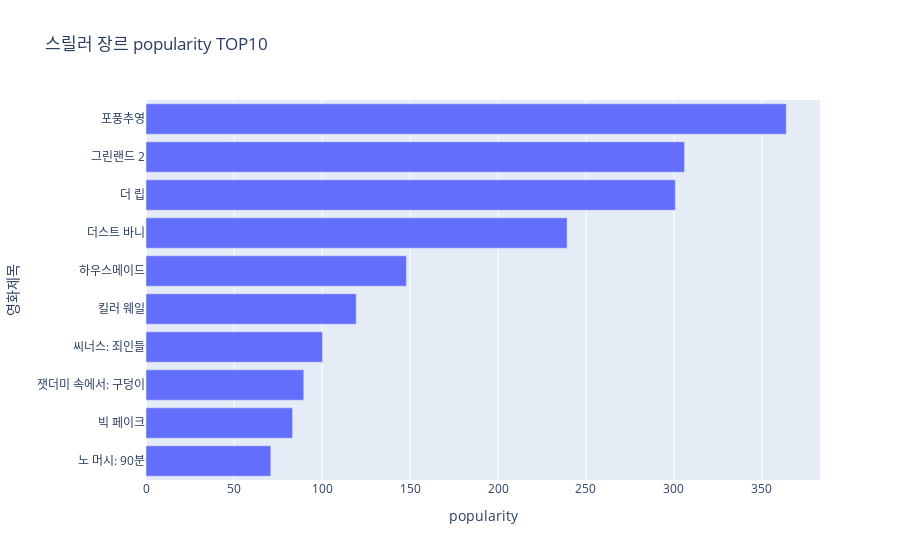

Notebook code cell kept with this figure:
### Markdown cell above
- [12, 15, 18, 20, 22, 25, 30, 35, 40, 100]
- 일반적으로 데이터를 분석할 때, 평균을 사용하기도 하지만 중앙(간)값 = 물리적인 가운데 값
- 짝수 / 홀수
- 짝수 일 때 = 중간 값 두개 더한 평균
- 홀수 일 때 = 그 가운데 1개 값
- median = (22 + 25) / 2 = 23.5
- 하위 50% = 12, 15, 18, 20, 22
   - 하위 50% 의 중앙값 = 1사분위 = Q1 = 18 (하위 25%)
- 상위 50% = 25, 30, 35, 40, 100
   - 상위 50% 의 중앙값 = 3사분위 = Q3 = 35 (상위 25%)
- IQR = InterQuartile Range = 중앙값 기준 퍼짐 정도
   - Q3 - Q1 = 35 - 18 = 17
- Lower Fence : 하한치 = Q1 - IQR X 1.5  = 18 - (17 * 1.5) = 18 - 25.5 = -7.5
- Upper Fence : 상한치 = Q3 + IQR X 1.5 = 35 + (17 * 1.5) = 35 + 25.5 = 60.5
- min = 12
- max = 40 (100이 될 수 없는 것은 상한치 보다 높기 때문!!)
- 이상치 = 100 = Outlier
- mean = (12 + 15 + 18 + 20 + 22 + 30 + 35 + 40 + 100) / 10 => 평균 = 31.7
- 편차 = 평균에서의 차이 12 - 31.7 = 19.7 / -16.7 / -13.7 ~~~~~ 68.3
- 음.양 x 평균으로 부터 대체적으로 얼만큼 떨어져 있느냐?
- 표준편차 = 모든 편차의 평균
- 제곱편차 = 388.09 / 278.89 / 187.69 ~~~~ 4664.89 => 5878.10
- 제곱편차 / n (10) = 모(집단)분산 = 587.81 => 10개라는 데이터가 확실하게 고정
- 제곱편차 / n - 1 (9) = 표(본)분산 = 653.12 => 1000만개 -> 과소추정법칙
- r 587.81 = 24.24 # r 루트
- r 653.12 = 25.55

### Code cell
TARGET_GENRE = "스릴러"
TOP_N = 10

tmp = df_g[df_g["genre"] == TARGET_GENRE].copy()
tmp = tmp.dropna(subset=["popularity"])
tmp = tmp.sort_values("popularity", ascending=False).head(TOP_N)

fig = px.bar(
    tmp.sort_values("popularity"),
    x = "popularity",
    y = "title",
    hover_data=["vote_average", "vote_count", "original_language"],
    title=f"{TARGET_GENRE} 장르 popularity TOP{TOP_N}"
)

fig.update_layout(xaxis_title = "popularity", yaxis_title = "영화제목")
fig.show()

### Figure 1 — Plotly figure (JSON) as saved in the notebook; plotly's stock layout.template omitted (floating-point values rounded to 4 significant figures)
{"data": [{"alignmentgroup": "True", "customdata": [[6.873, 71, "en"], [6.513, 75, "it"], [3.8, 15, "ar"], [7.485, 3424, "en"], [5.693, 44, "en"], [7.108, 549, "en"], [6.6, 128, "en"], [7.049, 860, "en"], [6.59, 134, "en"], [7.213, 350, "zh"]], "hovertemplate": "popularity=%{x}<br>title=%{y}<br>vote_average=%{customdata[0]}<br>vote_count=%{customdata[1]}<br>original_language=%{customdata[2]}<extra></extra>", "legendgroup": "", "marker": {"color": "#636efa", "pattern": {"shape": ""}}, "name": "", "offsetgroup": "", "orientation": "h", "showlegend": false, "textposition": "auto", "type": "bar", "x": [70.93, 83.29, 89.66, 100.3, 119.4, 148.0, 239.2, 300.8, 306.0, 363.8], "xaxis": "x", "y": ["노 머시: 90분", "빅 페이크", "잿더미 속에서: 구덩이", "씨너스: 죄인들", "킬러 웨일", "하우스메이드", "더스트 바니", "더 립", "그린랜드 2", "포풍추영"], "yaxis": "y"}], "layout": {"barmode": "relative", "legend": {"tracegroupgap": 0}, "title": {"text": "스릴러 장르 popularity TOP10"}, "xaxis": {"anchor": "y", "domain": [0, 1], "title": {"text": "popularity"}}, "yaxis": {"anchor": "x", "domain": [0, 1], "title": {"text": "영화제목"}}}}
